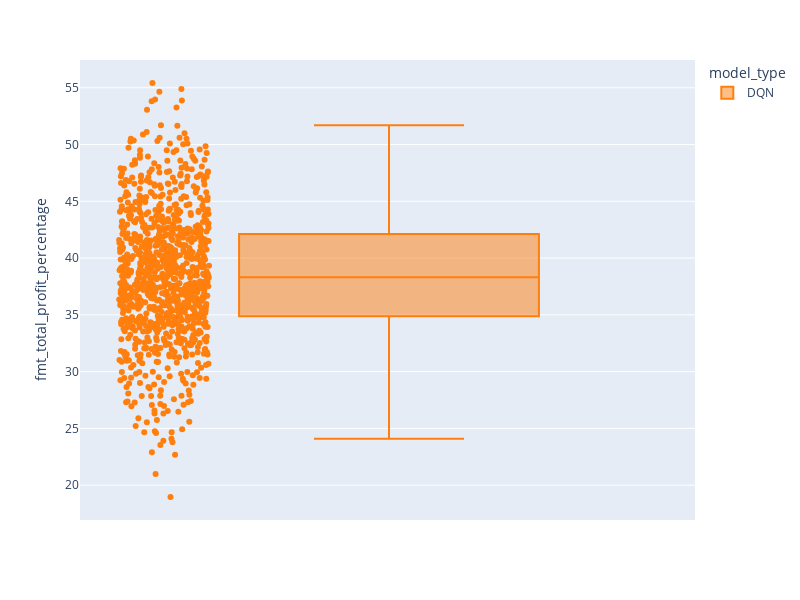

The cell this chart's notebook holds for it:
### Code cell
fig = px.box(df_trader_results, y="fmt_total_profit_percentage", color="model_type", points="all", color_discrete_sequence=[ "#FF7F0E", "#00CC96", "#10aded", "#8A56EF"],  width=800, height=600)
fig.show()

### Figure 1 — Plotly figure (JSON) as saved in the notebook; plotly's stock layout.template omitted (floating-point values rounded to 4 significant figures; data arrays with more than 128 entries replaced by an {"elided": "..."} marker saying what was removed)
{"data": [{"alignmentgroup": "True", "boxpoints": "all", "hovertemplate": "model_type=DQN<br>fmt_total_profit_percentage=%{y}<extra></extra>", "legendgroup": "DQN", "marker": {"color": "#FF7F0E"}, "name": "DQN", "notched": false, "offsetgroup": "DQN", "orientation": "v", "showlegend": true, "type": "box", "x0": " ", "xaxis": "x", "y": {"elided": "1000 float values"}, "y0": " ", "yaxis": "y"}], "layout": {"boxmode": "group", "height": 600, "legend": {"title": {"text": "model_type"}, "tracegroupgap": 0}, "margin": {"t": 60}, "width": 800, "xaxis": {"anchor": "y", "domain": [0, 1]}, "yaxis": {"anchor": "x", "domain": [0, 1], "title": {"text": "fmt_total_profit_percentage"}}}}
